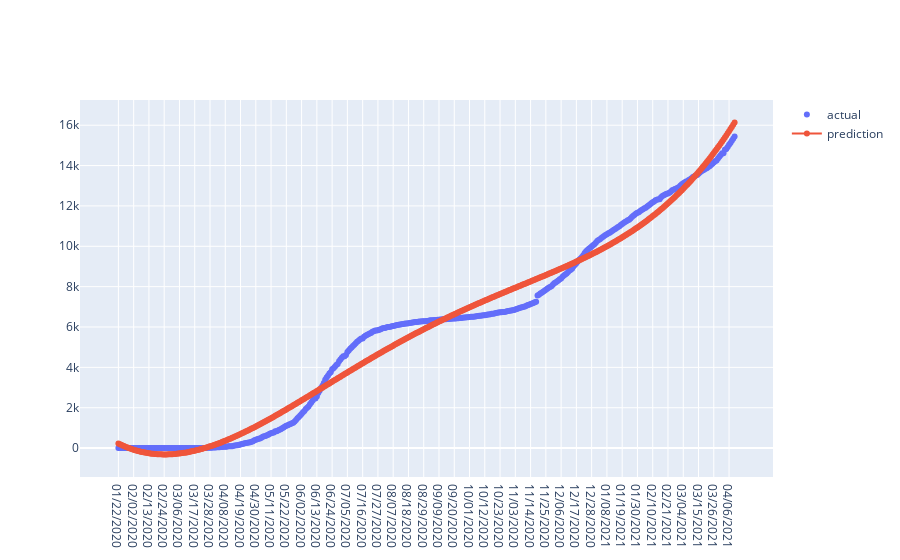

Source (notebook cell):
### Code cell
#Polynomial Method*****Death case

from sklearn.preprocessing import PolynomialFeatures 
  
poly1 = PolynomialFeatures(degree = 4) 
X_poly1 = poly1.fit_transform(days_since_1st) 
  
poly1.fit(X_poly1,dfvd) 
poly_reg1 = LinearRegression() 
poly_reg1.fit(X_poly1, dfvd) 


def poly_death_graph_display(country='Pakistan'):
    df = process_data_case(data=dfd,country=country) 
   
    fig = go.Figure([
    go.Scatter(x=adjusted_dates, y=dfvd,name='actual', mode='markers'),
    
    go.Scatter(x=future_predict_dates, y=poly_reg1.predict(poly1.fit_transform(future_predict)), name='prediction',mode='lines+markers')
    ])

    return fig


poly_death_graph_display()

### Figure 1 — Plotly figure (JSON) as saved in the notebook; plotly's stock layout.template omitted (floating-point values rounded to 4 significant figures; data arrays with more than 128 entries replaced by an {"elided": "..."} marker saying what was removed)
{"data": [{"mode": "markers", "name": "actual", "type": "scatter", "x": {"elided": "445 str values"}, "y": {"elided": "445 int values"}}, {"mode": "lines+markers", "name": "prediction", "type": "scatter", "x": {"elided": "445 str values"}, "y": {"elided": "445 float values"}}], "layout": {}}
